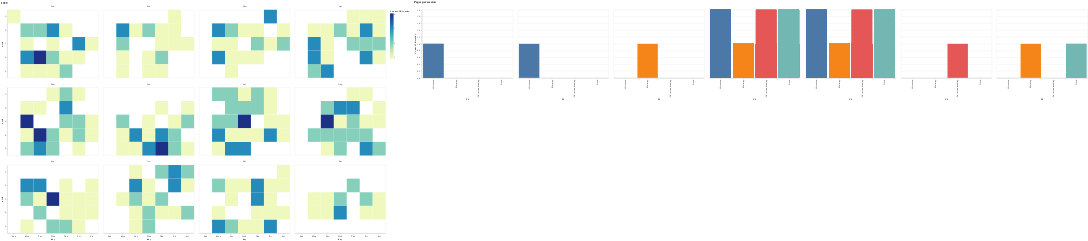

Write notebook code for a chart like this one.
### Code cell
from altair import datum, expr
day = alt.Chart(df_headers.loc[(df_headers['date'].notnull())]).mark_bar().encode(
    x='T0:N',
    y='count():Q',
    color=alt.Color('T0:N', legend=None),
    tooltip=['date:T'],
    column=alt.Column('year(date):T', title=None, header=alt.Header(format=' '))
).transform_filter(pointer).properties(title='Pages per session')

text = alt.Chart(df_headers.loc[(df_headers['date'].notnull())]).mark_text().encode(
    text=alt.Text('min(date):N')
).transform_filter(pointer)

(year|day)

### Figure 1 — Vega-Lite specification as saved in the notebook (floating-point values rounded to 4 significant figures; data arrays with more than 128 entries replaced by an {"elided": "..."} marker saying what was removed)
{"$schema": "https://vega.github.io/schema/vega-lite/v3.4.0.json", "config": {"mark": {"tooltip": null}, "view": {"height": 300, "width": 400}}, "datasets": {"data-3f2de918478f0245c200bae3db8a70dc": {"elided": "703 records"}, "data-63d41dea6e5b627ea9a1a03364d8ef35": {"elided": "365 records"}}, "hconcat": [{"columns": 4, "data": {"name": "data-63d41dea6e5b627ea9a1a03364d8ef35"}, "encoding": {"color": {"condition": {"aggregate": "count", "selection": "selector001", "type": "quantitative"}, "value": "lightgray"}, "facet": {"field": "date", "timeUnit": "month", "title": "", "type": "temporal"}, "tooltip": [{"field": "date", "type": "temporal"}, {"aggregate": "count", "type": "quantitative"}], "x": {"field": "date", "timeUnit": "day", "title": "day", "type": "ordinal"}, "y": {"field": "week", "type": "ordinal"}}, "mark": "rect", "selection": {"selector001": {"fields": ["date"], "type": "single"}}, "title": "1929"}, {"data": {"name": "data-3f2de918478f0245c200bae3db8a70dc"}, "encoding": {"color": {"field": "T0", "legend": null, "type": "nominal"}, "column": {"field": "date", "header": {"format": " "}, "timeUnit": "year", "title": null, "type": "temporal"}, "tooltip": [{"field": "date", "type": "temporal"}], "x": {"field": "T0", "type": "nominal"}, "y": {"aggregate": "count", "type": "quantitative"}}, "mark": "bar", "title": "Pages per session", "transform": [{"filter": {"selection": "selector001"}}]}]}
